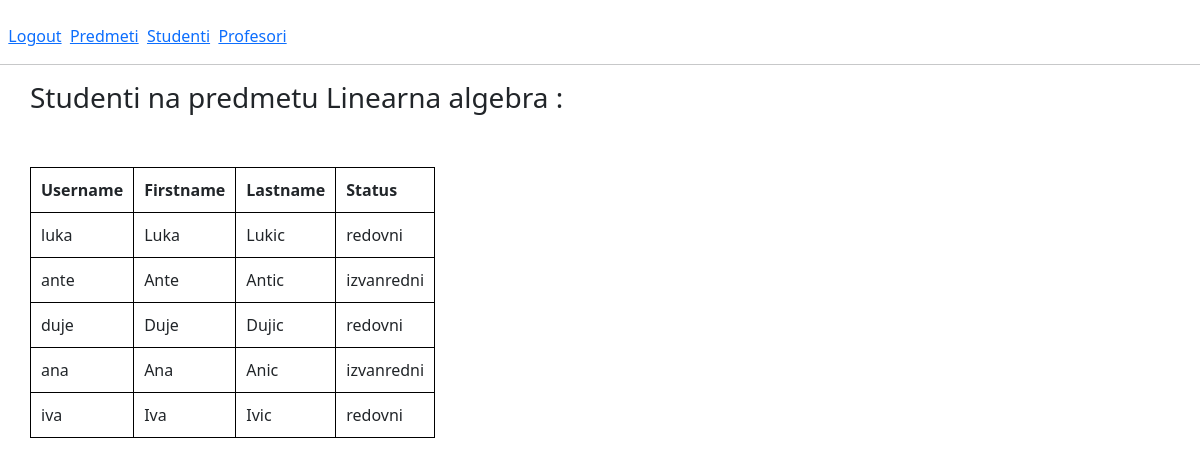
The app's page /studentsOnCourse/1 (signed in) with its own data.
### app/models.py (models this page shows, shortened)
class Upisi(models.Model):
    student=models.ForeignKey(Korisnici, on_delete=models.CASCADE, db_constraint=False)
    predmet=models.ForeignKey(Predmeti, on_delete=models.CASCADE)
    STATUS=(('Upisan','Upisan'),('Polozen','Polozen'),('Izgubio_potpis', 'Izgubio potpis'))
    status=models.CharField(max_length=64, choices=STATUS, default="Upisan")

class Predmeti(models.Model):
    IZBORNI=(('DA','da'),('NE','ne'))
    name=models.CharField(max_length=50)
    kod=models.CharField(max_length=50)
    program=models.CharField(max_length=50)
    ects=models.IntegerField()
    sem_red=models.IntegerField()
    sem_izv=models.IntegerField()
    izborni=models.CharField(max_length=50, choices=IZBORNI)
    nositelj=models.ForeignKey(Korisnici, on_delete=models.CASCADE, null=True)

class Korisnici(AbstractUser):
    STATUS=(('none','None'),('redovni','redovni'),('izvanredni','izvanredni'))
    status=models.CharField(max_length=50, choices=STATUS)
    role=models.ForeignKey(Uloge, on_delete=models.CASCADE, null=True)

### app/decorators.py (the view)
    def wrap(request, *args, **kwargs):
        user = Korisnici.objects.get(pk=request.user.pk)
        if user.role_id == 1 and user.is_authenticated and user.is_active:
            return function(request, *args, **kwargs)
        else:
            raise PermissionDenied

### app/views.py (called while the page is built)
@admin_required
def studentsOnCourse(request, courseID):
    upisi = Upisi.objects.all().filter(predmet_id=courseID)
    return render(request, 'students_on_course.html', {'upisi': upisi})

### app/templates/students_on_course.html
{% extends 'home_admin.html' %}
{% block students_on_course %}
<div class="popis">
  <h3>Studenti na predmetu {{ upisi.0.predmet.name }} :</h3><br>
  <table class="table-responsive">
    <thead>
      <tr>
        <th>Username</th>
        <th>Firstname</th>
        <th>Lastname</th>
        <th>Status</th>
      </tr>
    </thead>
    <tbody>
      {% for upis in upisi %}
      <tr>
        <td>{{ upis.student.username }}</td>
        <td>{{ upis.student.first_name }}</td>
        <td>{{ upis.student.last_name }}</td>
        <td>{{ upis.student.status }}</td>
      </tr>
      {% endfor %}
    </tbody>
  </table>
</div>
{% endblock %}

### app/templates/home_admin.html
{% extends 'base.html' %}
{% block home_admin %}
    <br>&nbsp;
    <a href="{% url 'logout' %}">Logout</a>&nbsp;
    <a href="{% url 'courses' %}">Predmeti</a>&nbsp;
    <a href="{% url 'students' %}">Studenti</a>&nbsp;
    <a href="{% url 'profesors' %}">Profesori</a>&nbsp;
    <hr>
{% endblock %}

### app/templates/base.html (shortened to what this page needs)
<!DOCTYPE html>
<html lang="en">
<head>
    <link rel="stylesheet" href="https://cdnjs.cloudflare.com/ajax/libs/twitter-bootstrap/5.3.0/css/bootstrap.min.css">
</head>
<body>
    {% block home_admin %}
    {% endblock %}
    {% block students_on_course %}
    {% endblock %}
</body>
</html>

### app/templates/base.html (style rules this page uses)
html, body { height: 100%; }
table { margin: 20px; }
table,th,td { border: 1px solid black; padding: 10px; }
.popis { margin: 10px; }
h3 { margin-left: 20px; }

### records on screen
Upisi: predmet.name "Linearna algebra", student.username "luka", student.first_name "Luka", student.last_name "Lukic", student.status "redovni"
Upisi: student.username "ante", student.first_name "Ante", student.last_name "Antic", student.status "izvanredni"
Upisi: student.username "duje", student.first_name "Duje", student.last_name "Dujic", student.status "redovni"
Upisi: student.username "ana", student.first_name "Ana", student.last_name "Anic", student.status "izvanredni"
Upisi: student.username "iva", student.first_name "Iva", student.last_name "Ivic", student.status "redovni"
